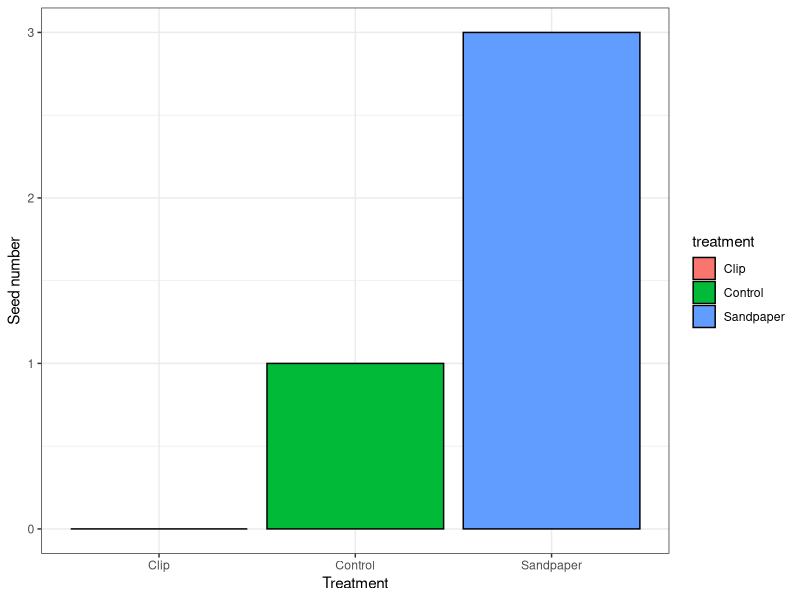

Source code (R):
## ---- chunk 1

library(readr)
library(zoo)
data<-read_csv("seeds.csv")

library(ggplot2)
T<-ggplot(data=data, aes(x=treatment, y=seeds, fill=treatment)) + 
  geom_bar(stat="identity", color="black")+
  theme_bw()
T + ylab("Seed number") + xlab ("Treatment")


